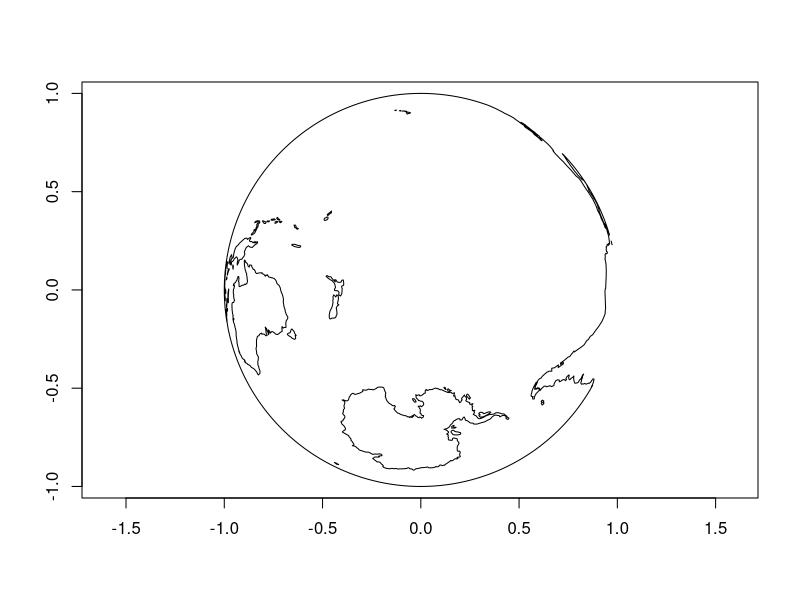
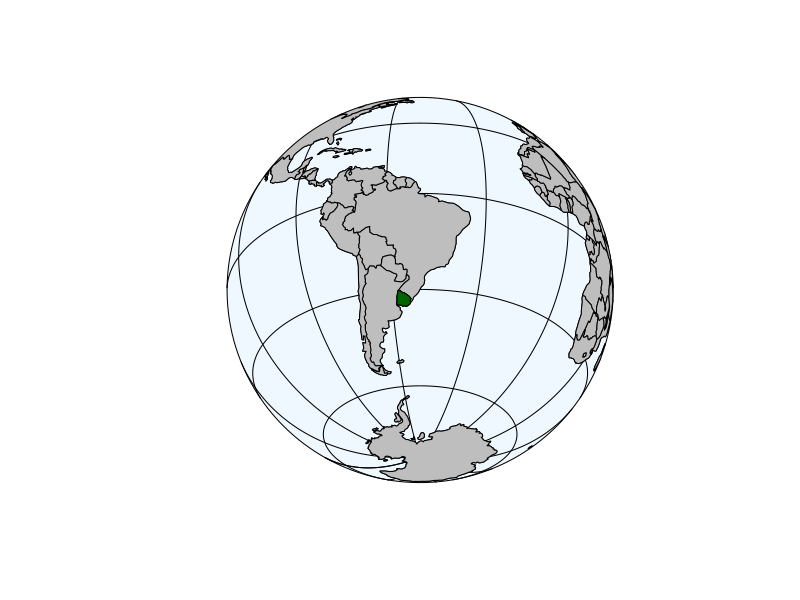
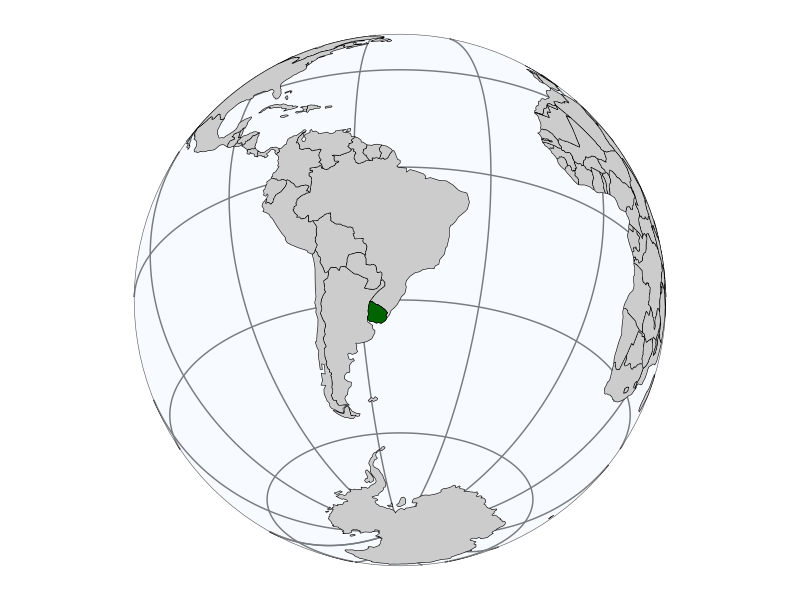

Generate these figures, in order, with R:
library(sf)
library(s2)
library(ggplot2)

# load maps
co = s2_data_countries()
cty = s2_data_countries("Uruguay")

# extract the oceans
g = as_s2_geography(TRUE)
oc = s2_difference(g, s2_union_agg(co)) # oceans
plot(oc)

# center point of the map
lat = -30
lon = -50

# visible half of the world
b = s2_buffer_cells(as_s2_geography(paste0("POINT(", lon, " ", lat, ")")), 9800000) # visible half

# intersect the visible oceans and visible countries
i = s2_intersection(b, oc) # visible ocean
i2 = s2_intersection(b, co) # visible countries

# define orthographic projections
ortho <- paste0('+proj=ortho +lat_0=', lat, ' +lon_0=', lon, ' +x_0=0 +y_0=0 +a=6371000 +b=6371000 +units=m +no_defs')

# define a circle that will represent the oceans
circle <- st_point(x = c(0,0)) %>% st_buffer(dist = 6371000) %>% st_sfc(crs = ortho)

# create the graticule
grat <- sf::st_graticule(lon=seq(-180,180, 30),
                         lat = seq(-90,90, 30),
                         ndiscr = 5000)
grat2 = s2_intersection(b, grat) # visible graticulates

# world map in base R
plot(st_transform(st_as_sfc(i), paste0("+proj=ortho +lat_0=", lat, " +lon_0=", lon)), col = 'aliceblue')
plot(st_transform(st_as_sfc(grat2), paste0("+proj=ortho +lat_0=", lat, " +lon_0=", lon)), col = 'black', add = T)
plot(st_transform(st_as_sfc(i2), paste0("+proj=ortho +lat_0=", lat, " +lon_0=", lon)), col = 'gray', add = T)
plot(st_transform(st_as_sfc(cty), paste0("+proj=ortho +lat_0=", lat, " +lon_0=", lon)), col = 'darkgreen', add = T)

# world map in ggplot language
ggplot() +
  geom_sf(data=st_as_sfc(grat2), color = 'black') +
  geom_sf(data = circle, fill = 'aliceblue', alpha=0.5)+
  geom_sf(data=st_as_sfc(i2), fill='gray80', color = 'black') +
  geom_sf(data=st_as_sfc(cty), fill='darkgreen', color = 'black') +
  coord_sf(crs = ortho) +
  theme(panel.grid.major = element_blank(),
        panel.background = element_rect(fill = NA))
